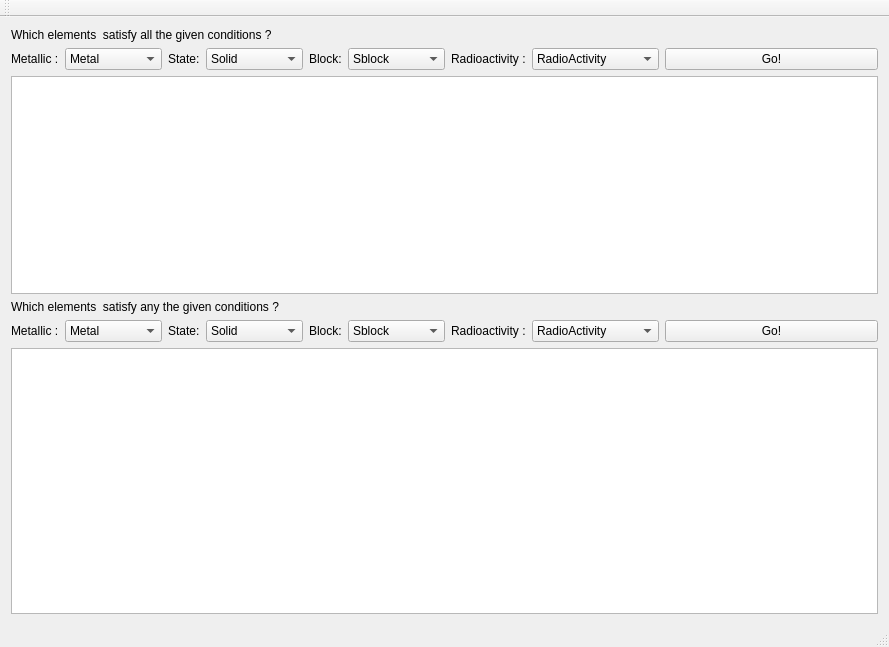
<?xml version="1.0" encoding="UTF-8"?>
<ui version="4.0">
 <class>MainWindow</class>
 <widget class="QMainWindow" name="MainWindow">
  <property name="geometry">
   <rect>
    <x>0</x>
    <y>0</y>
    <width>889</width>
    <height>647</height>
   </rect>
  </property>
  <property name="windowTitle">
   <string>MainWindow</string>
  </property>
  <widget class="QWidget" name="centralWidget">
   <layout class="QVBoxLayout" name="verticalLayout_2">
    <item>
     <widget class="QLabel" name="label_2">
      <property name="text">
       <string>Which elements  satisfy all the given conditions ?</string>
      </property>
     </widget>
    </item>
    <item>
     <layout class="QHBoxLayout" name="horizontalLayout_2">
      <item>
       <layout class="QHBoxLayout" name="horizontalLayout">
        <item>
         <widget class="QLabel" name="label_3">
          <property name="text">
           <string>Metallic :</string>
          </property>
         </widget>
        </item>
        <item>
         <widget class="QComboBox" name="comboBox">
          <item>
           <property name="text">
            <string>Metal</string>
           </property>
          </item>
          <item>
           <property name="text">
            <string>Non-metal</string>
           </property>
          </item>
          <item>
           <property name="text">
            <string>Not selected</string>
           </property>
          </item>
         </widget>
        </item>
        <item>
         <widget class="QLabel" name="label_5">
          <property name="text">
           <string>State:</string>
          </property>
         </widget>
        </item>
        <item>
         <widget class="QComboBox" name="comboBox_2">
          <item>
           <property name="text">
            <string>Solid</string>
           </property>
          </item>
          <item>
           <property name="text">
            <string>Liquid</string>
           </property>
          </item>
          <item>
           <property name="text">
            <string>Gas</string>
           </property>
          </item>
          <item>
           <property name="text">
            <string>Not selected</string>
           </property>
          </item>
         </widget>
        </item>
        <item>
         <widget class="QLabel" name="label_4">
          <property name="text">
           <string>Block:</string>
          </property>
         </widget>
        </item>
        <item>
         <widget class="QComboBox" name="comboBox_3">
          <item>
           <property name="text">
            <string>Sblock</string>
           </property>
          </item>
          <item>
           <property name="text">
            <string>Dblock</string>
           </property>
          </item>
          <item>
           <property name="text">
            <string>Pblock</string>
           </property>
          </item>
          <item>
           <property name="text">
            <string>Not selected</string>
           </property>
          </item>
         </widget>
        </item>
        <item>
         <widget class="QLabel" name="label_6">
          <property name="text">
           <string>Radioactivity :</string>
          </property>
         </widget>
        </item>
        <item>
         <widget class="QComboBox" name="comboBox_4">
          <item>
           <property name="text">
            <string>RadioActivity</string>
           </property>
          </item>
          <item>
           <property name="text">
            <string>Non-Radioactivity</string>
           </property>
          </item>
          <item>
           <property name="text">
            <string>Not selected</string>
           </property>
          </item>
         </widget>
        </item>
       </layout>
      </item>
      <item>
       <widget class="QPushButton" name="pushButton">
        <property name="text">
         <string>Go!</string>
        </property>
       </widget>
      </item>
     </layout>
    </item>
    <item>
     <layout class="QVBoxLayout" name="verticalLayout">
      <item>
       <widget class="QListWidget" name="listWidget"/>
      </item>
      <item>
       <widget class="QLabel" name="label_7">
        <property name="text">
         <string>Which elements  satisfy any the given conditions ?</string>
        </property>
       </widget>
      </item>
      <item>
       <layout class="QHBoxLayout" name="horizontalLayout_3">
        <item>
         <layout class="QHBoxLayout" name="horizontalLayout_4">
          <item>
           <widget class="QLabel" name="label_8">
            <property name="text">
             <string>Metallic :</string>
            </property>
           </widget>
          </item>
          <item>
           <widget class="QComboBox" name="comboBox_5">
            <item>
             <property name="text">
              <string>Metal</string>
             </property>
            </item>
            <item>
             <property name="text">
              <string>Non-metal</string>
             </property>
            </item>
            <item>
             <property name="text">
              <string>Not selected</string>
             </property>
            </item>
           </widget>
          </item>
          <item>
           <widget class="QLabel" name="label_9">
            <property name="text">
             <string>State:</string>
            </property>
           </widget>
          </item>
          <item>
           <widget class="QComboBox" name="comboBox_6">
            <item>
             <property name="text">
              <string>Solid</string>
             </property>
            </item>
            <item>
             <property name="text">
              <string>Liquid</string>
             </property>
            </item>
            <item>
             <property name="text">
              <string>Gas</string>
             </property>
            </item>
            <item>
             <property name="text">
              <string>Not selected</string>
             </property>
            </item>
           </widget>
          </item>
          <item>
           <widget class="QLabel" name="label_10">
            <property name="text">
             <string>Block:</string>
            </property>
           </widget>
          </item>
          <item>
           <widget class="QComboBox" name="comboBox_7">
            <item>
             <property name="text">
              <string>Sblock</string>
             </property>
            </item>
            <item>
             <property name="text">
              <string>Dblock</string>
             </property>
            </item>
            <item>
             <property name="text">
              <string>Pblock</string>
             </property>
            </item>
            <item>
             <property name="text">
              <string>Not selected</string>
             </property>
            </item>
           </widget>
          </item>
          <item>
           <widget class="QLabel" name="label_11">
            <property name="text">
             <string>Radioactivity :</string>
            </property>
           </widget>
          </item>
          <item>
           <widget class="QComboBox" name="comboBox_8">
            <item>
             <property name="text">
              <string>RadioActivity</string>
             </property>
            </item>
            <item>
             <property name="text">
              <string>Non-Radioactivity</string>
             </property>
            </item>
            <item>
             <property name="text">
              <string>Not selected</string>
             </property>
            </item>
           </widget>
          </item>
         </layout>
        </item>
        <item>
         <widget class="QPushButton" name="pushButton_2">
          <property name="text">
           <string>Go!</string>
          </property>
         </widget>
        </item>
       </layout>
      </item>
     </layout>
    </item>
    <item>
     <widget class="QListWidget" name="listWidget_2"/>
    </item>
   </layout>
   <zorder>label_2</zorder>
   <zorder>comboBox</zorder>
   <zorder>label_3</zorder>
   <zorder>label_4</zorder>
   <zorder>comboBox_2</zorder>
   <zorder>comboBox_3</zorder>
   <zorder>comboBox_4</zorder>
   <zorder>label_5</zorder>
   <zorder>label_6</zorder>
   <zorder>pushButton</zorder>
   <zorder>label_3</zorder>
   <zorder>pushButton</zorder>
   <zorder>label_7</zorder>
   <zorder>layoutWidget</zorder>
   <zorder>pushButton</zorder>
   <zorder>layoutWidget_2</zorder>
   <zorder>label_7</zorder>
   <zorder>listWidget_2</zorder>
  </widget>
  <widget class="QToolBar" name="mainToolBar">
   <attribute name="toolBarArea">
    <enum>TopToolBarArea</enum>
   </attribute>
   <attribute name="toolBarBreak">
    <bool>false</bool>
   </attribute>
  </widget>
  <widget class="QStatusBar" name="statusBar"/>
 </widget>
 <layoutdefault spacing="6" margin="11"/>
 <resources/>
 <connections/>
</ui>
